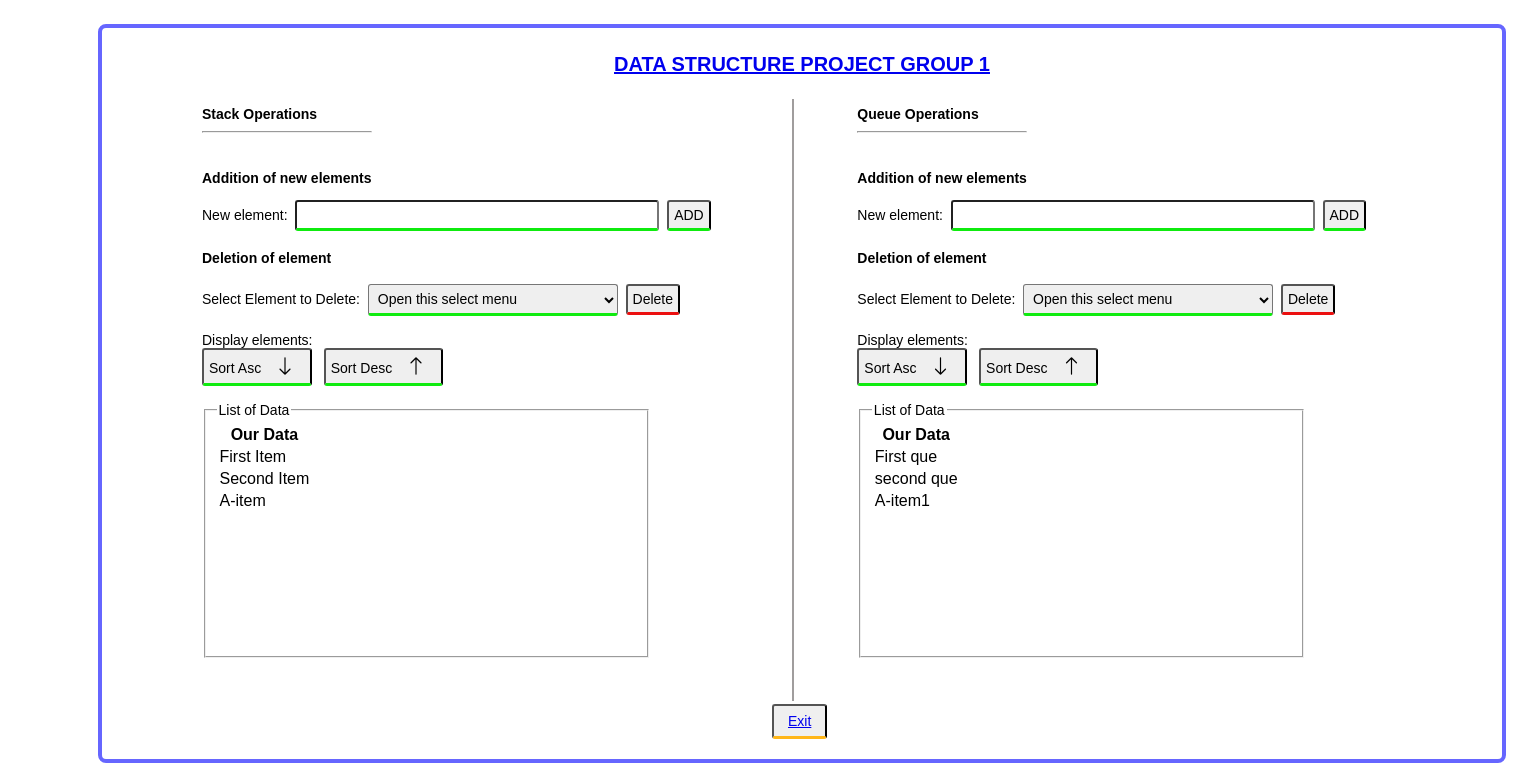
Before: /dash.php (signed in) with the older database file.
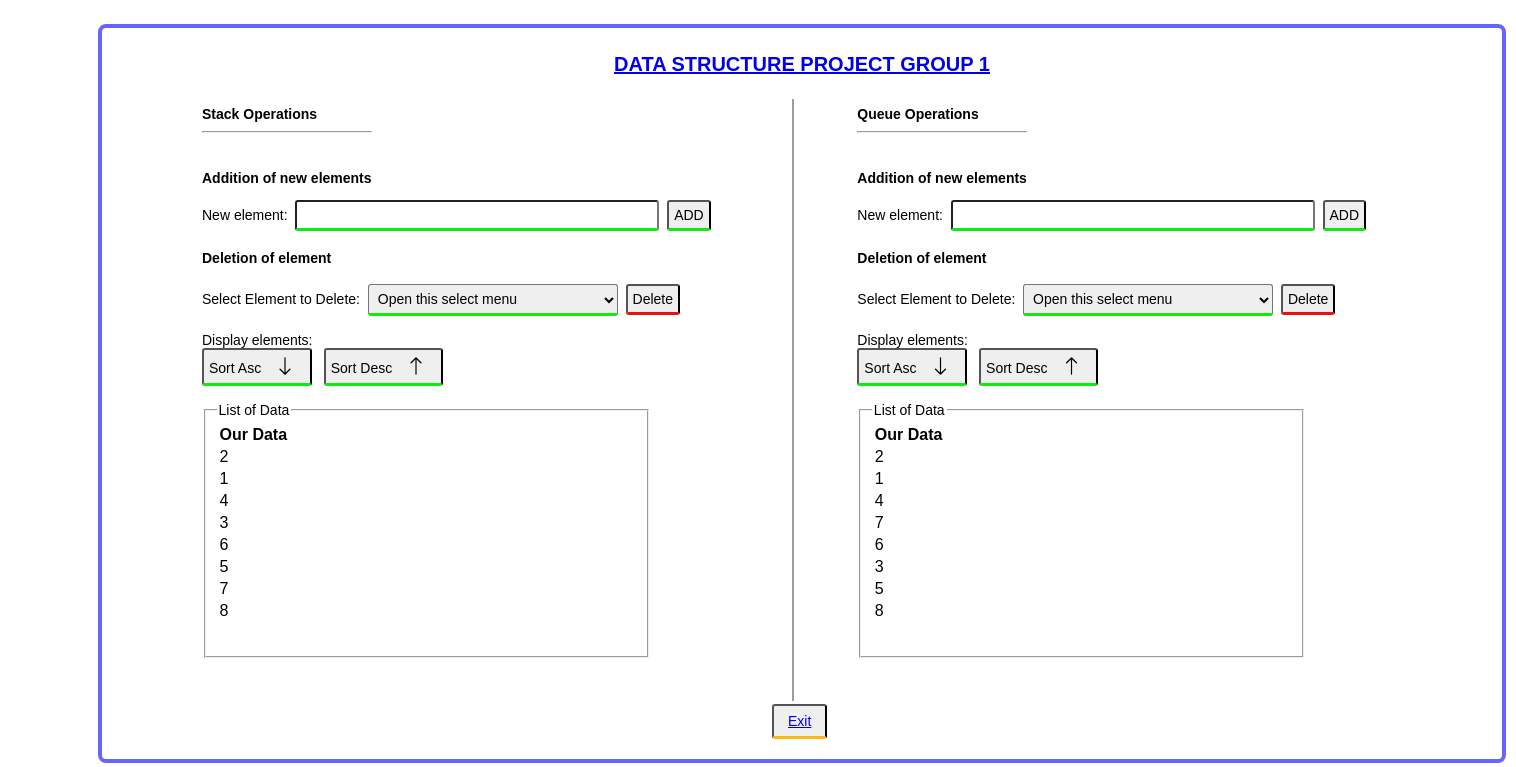
After: the same page with the newer database file.
### tables this page shows
CREATE TABLE `store` (
  `id` int(11) NOT NULL,
  `name` varchar(50) NOT NULL,
  `category` int(11) NOT NULL
);

### dash.php (the view, shortened to what this page needs)
<!doctype html>
<html lang="en">
  <head>
    <link rel="stylesheet" href="https://cdn.jsdelivr.net/npm/bootstrap-icons@1.10.5/font/bootstrap-icons.css">
  </head>
  <body>
<br>
    <div class="container">
      <br>
      <center><h1>  <a href="#">DATA STRUCTURE PROJECT GROUP 1</a></h1></center>
        <div class="row">
          <div class="col-lg-6">
           <h1>Stack Operations</h1>
          <hr>
            <br>
            <h3>Addition of new elements</h3>
            <div>
              <form action="" method="post">
            <label for="">New element:</label>&nbsp;
            <input type="text" name="itemname" class="form-control" style="width: 350px;">&nbsp;
            <button type="submit" class="btn" name="addItem">ADD</button>
            </form>
            </div>
            <h4>Deletion of element</h4>
            <div>
              <form action="" method="post">
            <label for="">Select Element to Delete:</label>&nbsp;
            <select name="itemid"class="custom-select" style="width: 250px;">
            <option selected>Open this select menu</option>
              </select>&nbsp;
            <button type="submit" class="btnd" name="delete">Delete</button>
            </form>
            </div>
            <br>
            <div>
                <label for="">Display elements:</label>&nbsp;
                <form action="" method="post">
                <button type="submit" name="Asc" class="btn-p">Sort Asc <i class="bi bi-arrow-down"></i></button>&nbsp;&nbsp;
                <button type="submit" name="Desc" class="btn-p">Sort Desc <i class="bi bi-arrow-up"></i></button>
                </form>
            </div>
            <br>
            <fieldset>
            <legend>List of Data</legend>
            <table>
  <tr>
    <th>Our Data</th>
  </tr>
  <?php
include"db.php";
if (isset($_POST['Asc'])) {
$query='SELECT * FROM store WHERE category=1 ORDER BY name ASC';
$row=mysqli_query($connection,$query);
$execution=mysqli_num_rows($row);
if($execution>0)
{
  $count=1;
while ($record=mysqli_fetch_array($row))
{
  echo'<tr>';
       echo'<td>'.$record["name"].'</td>';
    echo'</tr>';
    $count++;
}}}else{
  $query='SELECT * FROM store WHERE category=1';
  $row=mysqli_query($connection,$query);
  $execution=mysqli_num_rows($row);
  if($execution>0)
  {
  while ($record=mysqli_fetch_array($row))
  {
    echo'<tr>';
         echo'<td>'.$record["name"].'</td>';
      echo'</tr>';
  }}
}
?>
</table>
</fieldset>
          </div>
          <br>
            <div class="hr">
              <div class="hrr">
              </div>
         <button type="submit" class="btne"><a href="logout.php" class="btne">Exit</a></button>
            </div>
           <div class="col-lg-6 br">
          <h1>Queue Operations</h1>
           <hr>
           <br>
            <h3>Addition of new elements</h3>
            <div>
              <form action="" method="post">
            <label for="">New element:</label>&nbsp;
            <input type="text" name="item" class="form-control" style="width: 350px;">&nbsp;
            <button type="submit" class="btn-p" name="add">ADD</button>
            </form>
            </div>
            <h4>Deletion of element</h4>
            <div>
              <form action="" method="post">
            <label for="">Select Element to Delete:</label>&nbsp;
            <select name="itemid" class="custom-select" style="width: 250px;">
            <option selected>Open this select menu</option>
              </select>&nbsp;
            <button type="submit" class="btnd" name="remove">Delete</button>
            </form>
            </div>
            <br>
            <div>
                <label for="">Display elements:</label>&nbsp;
                <form action="" method="post">
                <button type="submit" name="Ascc" class="btn-p">Sort Asc <i class="bi bi-arrow-down"></i></button>&nbsp;&nbsp;
                <button type="submit" name="Descc" class="btn-p">Sort Desc <i class="bi bi-arrow-up"></i></button>
                </form>
            </div>
            <br>
            <fieldset>
            <legend>List of Data</legend>
            <table>
  <tr>
    <th>Our Data</th>
  </tr>
  <?php
include"db.php";
if (isset($_POST['Ascc'])) {
  $query='SELECT * FROM store WHERE category=2 ORDER BY name ASC';
  $row=mysqli_query($connection,$query);
  $execution=mysqli_num_rows($row);
  if($execution>0)
  {
    $count=1;
  while ($record=mysqli_fetch_array($row))
  {
    echo'<tr>';
         echo'<td>'.$record["name"].'</td>';
      echo'</tr>';
      $count++;
  }}}else{
    $query='SELECT * FROM store WHERE category=2';
    $row=mysqli_query($connection,$query);
    $execution=mysqli_num_rows($row);
    if($execution>0)
    {
    while ($record=mysqli_fetch_array($row))
    {
      echo'<tr>';
           echo'<td>'.$record["name"].'</td>';
        echo'</tr>';
    }}
  }
?>
</table>
</fieldset>
          </div>
        </div>
      </div>
  </body>
</html>

### dash.php (style rules this page uses)
* { font-size: 14px; font-family: Verdana, Geneva, Tahoma, sans-serif; }
.row { display: flex; padding:10 20px; margin: 20px 100px; }
input,select,button { padding: 5px; border-radius: 3px; border-bottom: solid rgb(15, 235, 15); outline: none; }
.btnd { padding: 5px; border-radius: 3px; border-bottom: solid rgb(235, 15, 15); outline: none; }
.btne { padding: 7px; border-radius: 3px; border-bottom: solid rgb(255, 182, 24); outline: none; }
.hr .hrr { width: 2px; background-color: rgba(73, 68, 68, 0.521); height: 43rem; margin: 3px 20px; }
.br { margin: 0 30px; }
hr { width: 12rem; margin-right: 400px; }
.container { border-radius: 8px; border: #6666ff 4px solid; width: 100rem; margin:0 90px; }
center h1 a { font-size: 20px; }
i { margin: 0 10px; font-size: 20px; }
fieldset { width: 30rem; height: 17rem; }
td,th { font-size: 16px; }

Changed rows visible on the page:
removed store: name "First Item", shown under "List of Data"
removed store: name "Second Item", shown under "List of Data"
removed store: name "First que", shown under "List of Data"
removed store: name "second que", shown under "List of Data"
removed store: name "A-item1", shown under "List of Data"
changed store (number 1 of 16 on the later page): name "A-item" → "2"
added store: name "1", shown under "List of Data"
added store: name "4", shown under "List of Data"
added store: name "3", shown under "List of Data"
added store: name "6", shown under "List of Data"
added store: name "5", shown under "List of Data"
added store: name "7", shown under "List of Data"
added store: name "8", shown under "List of Data"
added store: name "2", shown under "List of Data"
added store: name "1", shown under "List of Data"
added store: name "4", shown under "List of Data"
added store: name "7", shown under "List of Data"
added store: name "6", shown under "List of Data"
added store: name "3", shown under "List of Data"
added store: name "5", shown under "List of Data"
added store: name "8", shown under "List of Data"
